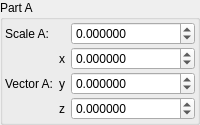
    <widget class="QGroupBox" name="groupBox">
     <property name="title">
      <string>Part A</string>
     </property>
     <layout class="QVBoxLayout" name="verticalLayout_3">
      <property name="leftMargin">
       <number>2</number>
      </property>
      <property name="topMargin">
       <number>2</number>
      </property>
      <property name="rightMargin">
       <number>2</number>
      </property>
      <property name="bottomMargin">
       <number>2</number>
      </property>
      <item>
       <layout class="QGridLayout" name="gridLayout" columnstretch="0,0,1">
        <property name="verticalSpacing">
         <number>2</number>
        </property>
        <item row="1" column="0" rowspan="3">
         <widget class="QLabel" name="label_114">
          <property name="text">
           <string>Vector A:</string>
          </property>
         </widget>
        </item>
        <item row="0" column="2">
         <widget class="MyDoubleSpinBox" name="spinbox_transf_scale_4">
          <property name="sizePolicy">
           <sizepolicy hsizetype="Minimum" vsizetype="Maximum">
            <horstretch>0</horstretch>
            <verstretch>0</verstretch>
           </sizepolicy>
          </property>
          <property name="prefix">
           <string/>
          </property>
          <property name="suffix">
           <string/>
          </property>
          <property name="decimals">
           <number>6</number>
          </property>
          <property name="minimum">
           <double>-99.989999999999995</double>
          </property>
          <property name="maximum">
           <double>99.989999999999995</double>
          </property>
          <property name="singleStep">
           <double>0.100000000000000</double>
          </property>
         </widget>
        </item>
        <item row="3" column="2">
         <widget class="MyDoubleSpinBox" name="spinbox3_transf_constant_multiplierB_111_z">
          <property name="sizePolicy">
           <sizepolicy hsizetype="Minimum" vsizetype="Maximum">
            <horstretch>0</horstretch>
            <verstretch>0</verstretch>
           </sizepolicy>
          </property>
          <property name="decimals">
           <number>6</number>
          </property>
          <property name="minimum">
           <double>-99.989999999999995</double>
          </property>
          <property name="maximum">
           <double>99.989999999999995</double>
          </property>
          <property name="singleStep">
           <double>0.100000000000000</double>
          </property>
         </widget>
        </item>
        <item row="1" column="2">
         <widget class="MyDoubleSpinBox" name="spinbox3_transf_constant_multiplierB_111_x">
          <property name="sizePolicy">
           <sizepolicy hsizetype="Minimum" vsizetype="Maximum">
            <horstretch>0</horstretch>
            <verstretch>0</verstretch>
           </sizepolicy>
          </property>
          <property name="prefix">
           <string/>
          </property>
          <property name="decimals">
           <number>6</number>
          </property>
          <property name="minimum">
           <double>-99.989999999999995</double>
          </property>
          <property name="singleStep">
           <double>0.100000000000000</double>
          </property>
         </widget>
        </item>
        <item row="2" column="1">
         <widget class="QLabel" name="label_119">
          <property name="text">
           <string notr="true">y</string>
          </property>
         </widget>
        </item>
        <item row="1" column="1">
         <widget class="QLabel" name="label_112">
          <property name="text">
           <string notr="true">x</string>
          </property>
         </widget>
        </item>
        <item row="3" column="1">
         <widget class="QLabel" name="label_121">
          <property name="text">
           <string notr="true">z</string>
          </property>
         </widget>
        </item>
        <item row="2" column="2">
         <widget class="MyDoubleSpinBox" name="spinbox3_transf_constant_multiplierB_111_y">
          <property name="sizePolicy">
           <sizepolicy hsizetype="Minimum" vsizetype="Maximum">
            <horstretch>0</horstretch>
            <verstretch>0</verstretch>
           </sizepolicy>
          </property>
          <property name="decimals">
           <number>6</number>
          </property>
          <property name="minimum">
           <double>-99.989999999999995</double>
          </property>
          <property name="maximum">
           <double>99.989999999999995</double>
          </property>
          <property name="singleStep">
           <double>0.100000000000000</double>
          </property>
         </widget>
        </item>
        <item row="0" column="0">
         <widget class="QLabel" name="label_174">
          <property name="text">
           <string>Scale A:</string>
          </property>
         </widget>
        </item>
       </layout>
      </item>
     </layout>
    </widget>
